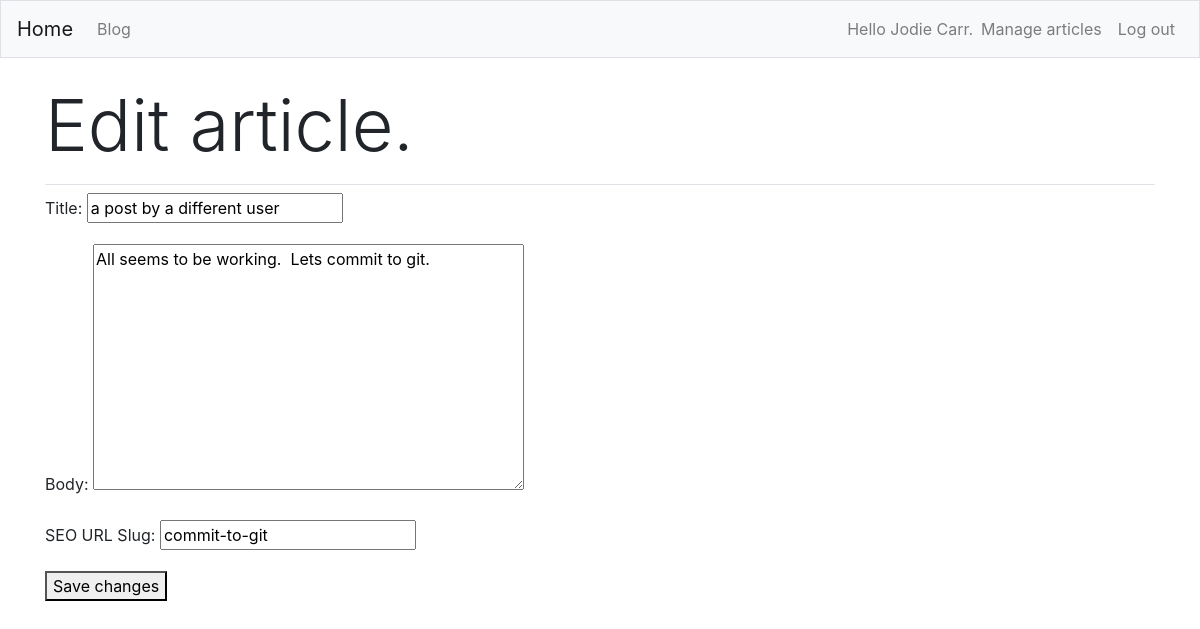
Screenshot of /blog/edit-article/commit-to-git (signed in) with the database file from the repository.
### blog/models.py (models this page shows, shortened)
class Article(models.Model):
    title = models.CharField(max_length=100)
    body = models.TextField()
    date = models.DateTimeField(auto_now_add=True)
    slug = models.SlugField()
    author = models.ForeignKey(User, on_delete=models.CASCADE)

### blog/views.py (the view)
# urls.py: path('blog/edit-article/<slug:slug>', views.edit_article, name='edit_article'),
@login_required
def edit_article(request, slug):
    article = Article.objects.get(slug=slug)
    check_user(request, article)
    if request.method != 'POST':
        form = EditArticleForm(instance=article)
    else:
        form = EditArticleForm(instance=article, data=request.POST)
        if form.is_valid():
            form.save()
            return back_to_blog_page()
    context = {'article': article, 'form': form}
    return render(request, 'edit_article.html', context)

### blog/forms.py
class EditArticleForm(AddArticleForm):
    """ Automatically build a form using the information from the supplied model. """

### blog/views.py (called while the page is built)
def check_user(request, article):
    if article.author != request.user:
        print(f"Permission Denied: {request.user} does not have permission to access this article.")
        raise Http404
    else:
        return

### blog/Templates/edit_article.html (shortened to what this page needs)
{% extends 'base.html' %}
{% block page_header %}
    <h1 class="display-3">Edit article.</h1>
{% endblock page_header %}
{% block content %}
    <form method="post" action={% url 'blog:edit_article' article.slug %}>
        {{ form.as_p }}
        <button name="edit_article">Save changes</button>
    </form>
{% endblock content %}

### blog/Templates/base.html (shortened to what this page needs)
{% load bootstrap4 %}
<!DOCTYPE html>
<html lang="en">
<head>
    {% bootstrap_css %}
</head>
<body>
<nav class="navbar navbar-expand-md navbar-light bg-light mb-4 border">
    <a class="navbar-brand" href="{% url 'blog:index' %}">Home</a>
    <div class="collapse navbar-collapse" id="navbarCollapse">
        <ul class="navbar-nav mr-auto">
            <li class="nav-item">
                <a class="nav-link" href="{%  url 'blog:blog' %}">Blog</a>
            </li>
        </ul>
        <ul class="navbar-nav ml-auto">
            {% if user.is_authenticated %}
                <li class="nav-item">
                    <span class="navbar-text">Hello {{ user.get_full_name }}.</span>
                </li>
                <li class="nav-item">
                    <a class="nav-link" href="{% url 'blog:user_articles' %}">Manage articles</a></a>
                </li>
                <li class="nav-item">
                    <a class="nav-link" href="{% url 'users:logout' %}">Log out</a></a>
                </li>
            {% else %}
                <li class="nav-item">
                    <a class="nav-link" href="{% url 'users:login' %}">Log in</a></a>
                </li>
            {% endif %}
        </ul>
    </div>
</nav>
<main role="main" class="container">
    <div class="pb-2 mb-2 border-bottom">
        {% block page_header %}{% endblock page_header %}
    </div>
    <div>
        {% block content %}{% endblock content %}
    </div>
</main>
</body>
</html>

### rows the page displays
Article: title "a post by a different user", body "All seems to be working. Lets commit to git.", slug "commit-to-git"

### other values shown
{{ user.get_full_name }} "Jodie Carr"
